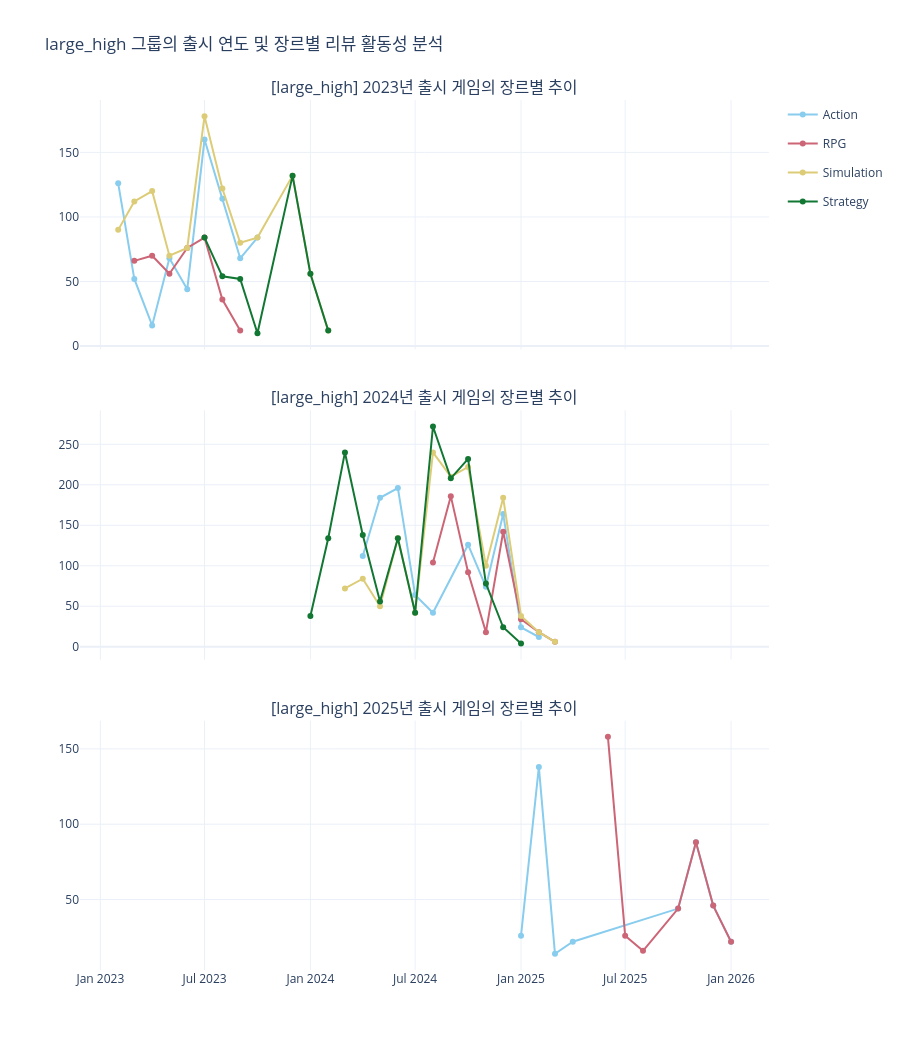
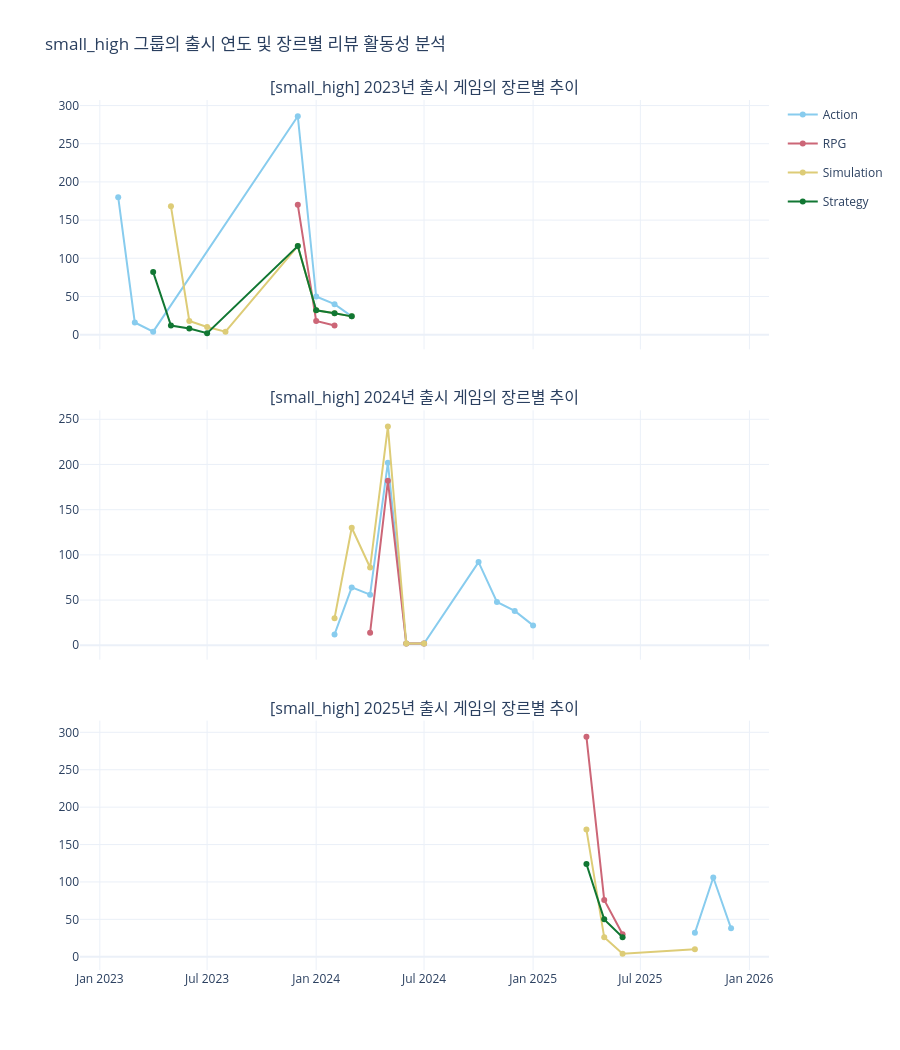

The notebook cell these images were saved under, in order:
### Code cell
# 2. Stratum별로 루프를 돌며 차트 생성
for target_stratum in target_stratums:
    # 해당 Stratum 데이터만 필터링
    df_stratum = df_full[df_full['stratum'] == target_stratum].explode('genres_list')
    df_stratum = df_stratum[df_stratum['genres_list'].isin(target_genres)]
    
    # 서브플롯 생성 (행: 출시연도)
    fig = make_subplots(
        rows=len(target_years), cols=1,
        shared_xaxes=True,
        vertical_spacing=0.07,
        subplot_titles=[f"[{target_stratum}] {yr}년 출시 게임의 장르별 추이" for yr in target_years]
    )
    
    colors = px.colors.qualitative.Safe
    
    for r_idx, year in enumerate(target_years):
        year_df = df_stratum[df_stratum['release_year'] == year]
        
        for g_idx, genre in enumerate(target_genres):
            genre_df = year_df[year_df['genres_list'] == genre]
            trend = genre_df.groupby('year_month').size().reset_index(name='count').sort_values('year_month')
            
            fig.add_trace(
                go.Scatter(
                    x=trend['year_month'], y=trend['count'],
                    name=genre, mode='lines+markers',
                    line=dict(color=colors[g_idx % len(colors)]),
                    legendgroup=genre,
                    showlegend=(r_idx == 0)
                ),
                row=r_idx + 1, col=1
            )

    fig.update_layout(
        height=350 * len(target_years),
        title_text=f"{target_stratum} 그룹의 출시 연도 및 장르별 리뷰 활동성 분석",
        template="plotly_white",
        hovermode="x unified"
    )
    fig.show()

### Figure 1 — Plotly figure (JSON) as saved in the notebook; plotly's stock layout.template omitted (floating-point values rounded to 4 significant figures)
{"data": [{"legendgroup": "Action", "line": {"color": "rgb(136, 204, 238)"}, "mode": "lines+markers", "name": "Action", "showlegend": true, "type": "scatter", "x": ["2023-02", "2023-03", "2023-04", "2023-05", "2023-06", "2023-07", "2023-08", "2023-09", "2023-10"], "xaxis": "x", "y": [126, 52, 16, 68, 44, 160, 114, 68, 84], "yaxis": "y"}, {"legendgroup": "RPG", "line": {"color": "rgb(204, 102, 119)"}, "mode": "lines+markers", "name": "RPG", "showlegend": true, "type": "scatter", "x": ["2023-03", "2023-04", "2023-05", "2023-06", "2023-07", "2023-08", "2023-09"], "xaxis": "x", "y": [66, 70, 56, 76, 84, 36, 12], "yaxis": "y"}, {"legendgroup": "Simulation", "line": {"color": "rgb(221, 204, 119)"}, "mode": "lines+markers", "name": "Simulation", "showlegend": true, "type": "scatter", "x": ["2023-02", "2023-03", "2023-04", "2023-05", "2023-06", "2023-07", "2023-08", "2023-09", "2023-10", "2023-12", "2024-01", "2024-02"], "xaxis": "x", "y": [90, 112, 120, 70, 76, 178, 122, 80, 84, 132, 56, 12], "yaxis": "y"}, {"legendgroup": "Strategy", "line": {"color": "rgb(17, 119, 51)"}, "mode": "lines+markers", "name": "Strategy", "showlegend": true, "type": "scatter", "x": ["2023-07", "2023-08", "2023-09", "2023-10", "2023-12", "2024-01", "2024-02"], "xaxis": "x", "y": [84, 54, 52, 10, 132, 56, 12], "yaxis": "y"}, {"legendgroup": "Action", "line": {"color": "rgb(136, 204, 238)"}, "mode": "lines+markers", "name": "Action", "showlegend": false, "type": "scatter", "x": ["2024-04", "2024-05", "2024-06", "2024-07", "2024-08", "2024-10", "2024-11", "2024-12", "2025-01", "2025-02"], "xaxis": "x2", "y": [112, 184, 196, 64, 42, 126, 74, 164, 24, 12], "yaxis": "y2"}, {"legendgroup": "RPG", "line": {"color": "rgb(204, 102, 119)"}, "mode": "lines+markers", "name": "RPG", "showlegend": false, "type": "scatter", "x": ["2024-08", "2024-09", "2024-10", "2024-11", "2024-12", "2025-01", "2025-02", "2025-03"], "xaxis": "x2", "y": [104, 186, 92, 18, 142, 34, 18, 6], "yaxis": "y2"}, {"legendgroup": "Simulation", "line": {"color": "rgb(221, 204, 119)"}, "mode": "lines+markers", "name": "Simulation", "showlegend": false, "type": "scatter", "x": ["2024-03", "2024-04", "2024-05", "2024-06", "2024-07", "2024-08", "2024-09", "2024-10", "2024-11", "2024-12", "2025-01", "2025-02", "2025-03"], "xaxis": "x2", "y": [72, 84, 50, 134, 42, 240, 210, 222, 100, 184, 38, 18, 6], "yaxis": "y2"}, {"legendgroup": "Strategy", "line": {"color": "rgb(17, 119, 51)"}, "mode": "lines+markers", "name": "Strategy", "showlegend": false, "type": "scatter", "x": ["2024-01", "2024-02", "2024-03", "2024-04", "2024-05", "2024-06", "2024-07", "2024-08", "2024-09", "2024-10", "2024-11", "2024-12", "2025-01"], "xaxis": "x2", "y": [38, 134, 240, 138, 56, 134, 42, 272, 208, 232, 78, 24, 4], "yaxis": "y2"}, {"legendgroup": "Action", "line": {"color": "rgb(136, 204, 238)"}, "mode": "lines+markers", "name": "Action", "showlegend": false, "type": "scatter", "x": ["2025-01", "2025-02", "2025-03", "2025-04", "2025-10", "2025-11", "2025-12", "2026-01"], "xaxis": "x3", "y": [26, 138, 14, 22, 44, 88, 46, 22], "yaxis": "y3"}, {"legendgroup": "RPG", "line": {"color": "rgb(204, 102, 119)"}, "mode": "lines+markers", "name": "RPG", "showlegend": false, "type": "scatter", "x": ["2025-06", "2025-07", "2025-08", "2025-10", "2025-11", "2025-12", "2026-01"], "xaxis": "x3", "y": [158, 26, 16, 44, 88, 46, 22], "yaxis": "y3"}, {"legendgroup": "Simulation", "line": {"color": "rgb(221, 204, 119)"}, "mode": "lines+markers", "name": "Simulation", "showlegend": false, "type": "scatter", "x": [], "xaxis": "x3", "y": [], "yaxis": "y3"}, {"legendgroup": "Strategy", "line": {"color": "rgb(17, 119, 51)"}, "mode": "lines+markers", "name": "Strategy", "showlegend": false, "type": "scatter", "x": [], "xaxis": "x3", "y": [], "yaxis": "y3"}], "layout": {"annotations": [{"font": {"size": 16}, "showarrow": false, "text": "[large_high] 2023년 출시 게임의 장르별 추이", "x": 0.5, "xanchor": "center", "xref": "paper", "y": 1, "yanchor": "bottom", "yref": "paper"}, {"font": {"size": 16}, "showarrow": false, "text": "[large_high] 2024년 출시 게임의 장르별 추이", "x": 0.5, "xanchor": "center", "xref": "paper", "y": 0.6433, "yanchor": "bottom", "yref": "paper"}, {"font": {"size": 16}, "showarrow": false, "text": "[large_high] 2025년 출시 게임의 장르별 추이", "x": 0.5, "xanchor": "center", "xref": "paper", "y": 0.2867, "yanchor": "bottom", "yref": "paper"}], "height": 1050, "hovermode": "x unified", "title": {"text": "large_high 그룹의 출시 연도 및 장르별 리뷰 활동성 분석"}, "xaxis": {"anchor": "y", "domain": [0, 1], "matches": "x3", "showticklabels": false}, "xaxis2": {"anchor": "y2", "domain": [0, 1], "matches": "x3", "showticklabels": false}, "xaxis3": {"anchor": "y3", "domain": [0, 1]}, "yaxis": {"anchor": "x", "domain": [0.7133, 1]}, "yaxis2": {"anchor": "x2", "domain": [0.3567, 0.6433]}, "yaxis3": {"anchor": "x3", "domain": [0, 0.2867]}}}

### Figure 2 — Plotly figure (JSON) as saved in the notebook; plotly's stock layout.template omitted (floating-point values rounded to 4 significant figures)
{"data": [{"legendgroup": "Action", "line": {"color": "rgb(136, 204, 238)"}, "mode": "lines+markers", "name": "Action", "showlegend": true, "type": "scatter", "x": ["2023-02", "2023-03", "2023-04", "2023-12", "2024-01", "2024-02", "2024-03"], "xaxis": "x", "y": [180, 16, 4, 286, 50, 40, 24], "yaxis": "y"}, {"legendgroup": "RPG", "line": {"color": "rgb(204, 102, 119)"}, "mode": "lines+markers", "name": "RPG", "showlegend": true, "type": "scatter", "x": ["2023-12", "2024-01", "2024-02"], "xaxis": "x", "y": [170, 18, 12], "yaxis": "y"}, {"legendgroup": "Simulation", "line": {"color": "rgb(221, 204, 119)"}, "mode": "lines+markers", "name": "Simulation", "showlegend": true, "type": "scatter", "x": ["2023-05", "2023-06", "2023-07", "2023-08", "2023-12", "2024-01", "2024-02", "2024-03"], "xaxis": "x", "y": [168, 18, 10, 4, 116, 32, 28, 24], "yaxis": "y"}, {"legendgroup": "Strategy", "line": {"color": "rgb(17, 119, 51)"}, "mode": "lines+markers", "name": "Strategy", "showlegend": true, "type": "scatter", "x": ["2023-04", "2023-05", "2023-06", "2023-07", "2023-12", "2024-01", "2024-02", "2024-03"], "xaxis": "x", "y": [82, 12, 8, 2, 116, 32, 28, 24], "yaxis": "y"}, {"legendgroup": "Action", "line": {"color": "rgb(136, 204, 238)"}, "mode": "lines+markers", "name": "Action", "showlegend": false, "type": "scatter", "x": ["2024-02", "2024-03", "2024-04", "2024-05", "2024-06", "2024-07", "2024-10", "2024-11", "2024-12", "2025-01"], "xaxis": "x2", "y": [12, 64, 56, 202, 2, 2, 92, 48, 38, 22], "yaxis": "y2"}, {"legendgroup": "RPG", "line": {"color": "rgb(204, 102, 119)"}, "mode": "lines+markers", "name": "RPG", "showlegend": false, "type": "scatter", "x": ["2024-04", "2024-05", "2024-06", "2024-07"], "xaxis": "x2", "y": [14, 182, 2, 2], "yaxis": "y2"}, {"legendgroup": "Simulation", "line": {"color": "rgb(221, 204, 119)"}, "mode": "lines+markers", "name": "Simulation", "showlegend": false, "type": "scatter", "x": ["2024-02", "2024-03", "2024-04", "2024-05", "2024-06", "2024-07"], "xaxis": "x2", "y": [30, 130, 86, 242, 2, 2], "yaxis": "y2"}, {"legendgroup": "Strategy", "line": {"color": "rgb(17, 119, 51)"}, "mode": "lines+markers", "name": "Strategy", "showlegend": false, "type": "scatter", "x": [], "xaxis": "x2", "y": [], "yaxis": "y2"}, {"legendgroup": "Action", "line": {"color": "rgb(136, 204, 238)"}, "mode": "lines+markers", "name": "Action", "showlegend": false, "type": "scatter", "x": ["2025-10", "2025-11", "2025-12"], "xaxis": "x3", "y": [32, 106, 38], "yaxis": "y3"}, {"legendgroup": "RPG", "line": {"color": "rgb(204, 102, 119)"}, "mode": "lines+markers", "name": "RPG", "showlegend": false, "type": "scatter", "x": ["2025-04", "2025-05", "2025-06"], "xaxis": "x3", "y": [294, 76, 30], "yaxis": "y3"}, {"legendgroup": "Simulation", "line": {"color": "rgb(221, 204, 119)"}, "mode": "lines+markers", "name": "Simulation", "showlegend": false, "type": "scatter", "x": ["2025-04", "2025-05", "2025-06", "2025-10"], "xaxis": "x3", "y": [170, 26, 4, 10], "yaxis": "y3"}, {"legendgroup": "Strategy", "line": {"color": "rgb(17, 119, 51)"}, "mode": "lines+markers", "name": "Strategy", "showlegend": false, "type": "scatter", "x": ["2025-04", "2025-05", "2025-06"], "xaxis": "x3", "y": [124, 50, 26], "yaxis": "y3"}], "layout": {"annotations": [{"font": {"size": 16}, "showarrow": false, "text": "[small_high] 2023년 출시 게임의 장르별 추이", "x": 0.5, "xanchor": "center", "xref": "paper", "y": 1, "yanchor": "bottom", "yref": "paper"}, {"font": {"size": 16}, "showarrow": false, "text": "[small_high] 2024년 출시 게임의 장르별 추이", "x": 0.5, "xanchor": "center", "xref": "paper", "y": 0.6433, "yanchor": "bottom", "yref": "paper"}, {"font": {"size": 16}, "showarrow": false, "text": "[small_high] 2025년 출시 게임의 장르별 추이", "x": 0.5, "xanchor": "center", "xref": "paper", "y": 0.2867, "yanchor": "bottom", "yref": "paper"}], "height": 1050, "hovermode": "x unified", "title": {"text": "small_high 그룹의 출시 연도 및 장르별 리뷰 활동성 분석"}, "xaxis": {"anchor": "y", "domain": [0, 1], "matches": "x3", "showticklabels": false}, "xaxis2": {"anchor": "y2", "domain": [0, 1], "matches": "x3", "showticklabels": false}, "xaxis3": {"anchor": "y3", "domain": [0, 1]}, "yaxis": {"anchor": "x", "domain": [0.7133, 1]}, "yaxis2": {"anchor": "x2", "domain": [0.3567, 0.6433]}, "yaxis3": {"anchor": "x3", "domain": [0, 0.2867]}}}
